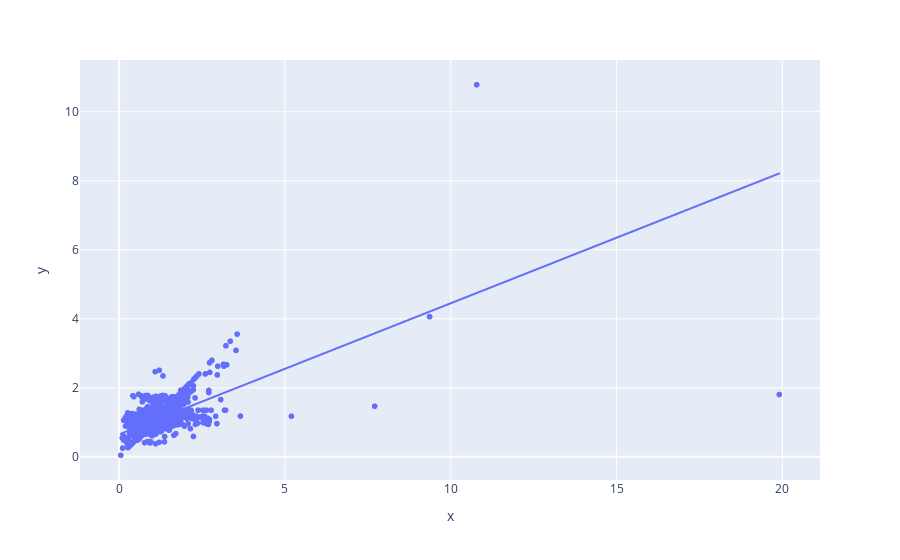

The code cell stored with this chart in its notebook:
### Code cell
#visualizing the relationship between engineered_feature_1 and engineered_feature_2
fig = px.scatter(x=cross['engineered_feature_1'],
                 y=cross['engineered_feature_2'], trendline="ols")
fig.show()

### Figure 1 — Plotly figure (JSON) as saved in the notebook; plotly's stock layout.template omitted (floating-point values rounded to 4 significant figures; data arrays with more than 128 entries replaced by an {"elided": "..."} marker saying what was removed)
{"data": [{"hovertemplate": "x=%{x}<br>y=%{y}<extra></extra>", "legendgroup": "", "marker": {"color": "#636efa", "symbol": "circle"}, "mode": "markers", "name": "", "showlegend": false, "type": "scattergl", "x": {"elided": "7393 float values"}, "xaxis": "x", "y": {"elided": "7393 float values"}, "yaxis": "y"}, {"hovertemplate": "<b>OLS trendline</b><br>y = 0.379764 * x + 0.653536<br>R<sup>2</sup>=0.387486<br><br>x=%{x}<br>y=%{y} <b>(trend)</b><extra></extra>", "legendgroup": "", "marker": {"color": "#636efa", "symbol": "circle"}, "mode": "lines", "name": "", "showlegend": false, "type": "scattergl", "x": {"elided": "7393 float values"}, "xaxis": "x", "y": {"elided": "7393 float values"}, "yaxis": "y"}], "layout": {"legend": {"tracegroupgap": 0}, "margin": {"t": 60}, "xaxis": {"anchor": "y", "domain": [0, 1], "title": {"text": "x"}}, "yaxis": {"anchor": "x", "domain": [0, 1], "title": {"text": "y"}}}}
